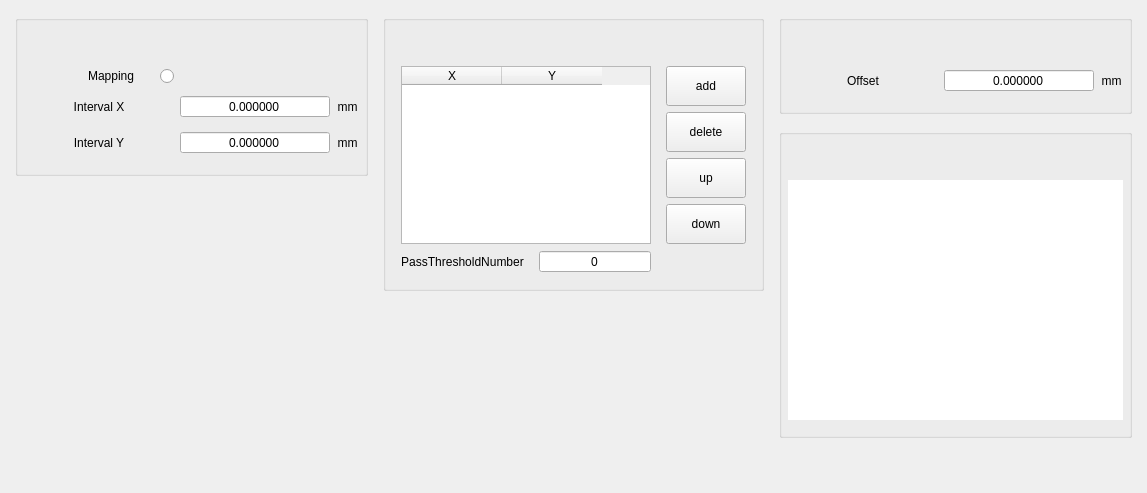
     <widget class="QWidget" name="FocAndLev">
      <attribute name="title">
       <string>FocAndLev</string>
      </attribute>
      <layout class="QHBoxLayout" name="horizontalLayout_7" stretch="1,1,1">
       <property name="spacing">
        <number>15</number>
       </property>
       <property name="leftMargin">
        <number>15</number>
       </property>
       <property name="topMargin">
        <number>15</number>
       </property>
       <property name="rightMargin">
        <number>15</number>
       </property>
       <property name="bottomMargin">
        <number>15</number>
       </property>
       <item>
        <layout class="QVBoxLayout" name="verticalLayout_22">
         <item>
          <widget class="GroupBox" name="gpb_mapping">
           <property name="title">
            <string/>
           </property>
           <layout class="QGridLayout" name="gridLayout_66">
            <property name="leftMargin">
             <number>6</number>
            </property>
            <property name="topMargin">
             <number>45</number>
            </property>
            <property name="rightMargin">
             <number>6</number>
            </property>
            <property name="bottomMargin">
             <number>15</number>
            </property>
            <item row="3" column="1">
             <widget class="QDoubleSpinBox" name="dbb_intervalY">
              <property name="minimumSize">
               <size>
                <width>150</width>
                <height>0</height>
               </size>
              </property>
              <property name="alignment">
               <set>Qt::AlignCenter</set>
              </property>
              <property name="buttonSymbols">
               <enum>QAbstractSpinBox::NoButtons</enum>
              </property>
              <property name="decimals">
               <number>6</number>
              </property>
              <property name="minimum">
               <double>-9999.000000000000000</double>
              </property>
              <property name="maximum">
               <double>9999.000000000000000</double>
              </property>
             </widget>
            </item>
            <item row="3" column="0">
             <widget class="QLabel" name="lbl_intervalX_2">
              <property name="minimumSize">
               <size>
                <width>150</width>
                <height>0</height>
               </size>
              </property>
              <property name="text">
               <string>Interval Y</string>
              </property>
              <property name="alignment">
               <set>Qt::AlignCenter</set>
              </property>
             </widget>
            </item>
            <item row="2" column="2">
             <widget class="QLabel" name="intervalX_mm">
              <property name="minimumSize">
               <size>
                <width>0</width>
                <height>30</height>
               </size>
              </property>
              <property name="text">
               <string>mm</string>
              </property>
              <property name="alignment">
               <set>Qt::AlignCenter</set>
              </property>
             </widget>
            </item>
            <item row="2" column="1">
             <widget class="QDoubleSpinBox" name="dbb_intervalX">
              <property name="minimumSize">
               <size>
                <width>150</width>
                <height>0</height>
               </size>
              </property>
              <property name="alignment">
               <set>Qt::AlignCenter</set>
              </property>
              <property name="buttonSymbols">
               <enum>QAbstractSpinBox::NoButtons</enum>
              </property>
              <property name="decimals">
               <number>6</number>
              </property>
              <property name="minimum">
               <double>-9999.000000000000000</double>
              </property>
              <property name="maximum">
               <double>9999.000000000000000</double>
              </property>
             </widget>
            </item>
            <item row="2" column="0">
             <widget class="QLabel" name="lbl_intervalX">
              <property name="minimumSize">
               <size>
                <width>150</width>
                <height>0</height>
               </size>
              </property>
              <property name="text">
               <string>Interval X</string>
              </property>
              <property name="alignment">
               <set>Qt::AlignCenter</set>
              </property>
             </widget>
            </item>
            <item row="3" column="2">
             <widget class="QLabel" name="intervalY_mm">
              <property name="minimumSize">
               <size>
                <width>0</width>
                <height>30</height>
               </size>
              </property>
              <property name="text">
               <string>mm</string>
              </property>
              <property name="alignment">
               <set>Qt::AlignCenter</set>
              </property>
             </widget>
            </item>
            <item row="1" column="0">
             <widget class="QRadioButton" name="rbt_mapping">
              <property name="layoutDirection">
               <enum>Qt::RightToLeft</enum>
              </property>
              <property name="autoFillBackground">
               <bool>false</bool>
              </property>
              <property name="text">
               <string>Mapping      </string>
              </property>
             </widget>
            </item>
           </layout>
          </widget>
         </item>
         <item>
          <spacer name="verticalSpacer_30">
           <property name="orientation">
            <enum>Qt::Vertical</enum>
           </property>
           <property name="sizeHint" stdset="0">
            <size>
             <width>20</width>
             <height>40</height>
            </size>
           </property>
          </spacer>
         </item>
        </layout>
       </item>
       <item>
        <layout class="QVBoxLayout" name="verticalLayout_23">
         <item>
          <widget class="GroupBox" name="fl_groupBox">
           <property name="sizePolicy">
            <sizepolicy hsizetype="Preferred" vsizetype="Preferred">
             <horstretch>0</horstretch>
             <verstretch>0</verstretch>
            </sizepolicy>
           </property>
           <property name="minimumSize">
            <size>
             <width>0</width>
             <height>0</height>
            </size>
           </property>
           <property name="title">
            <string/>
           </property>
           <layout class="QGridLayout" name="gridLayout_6">
            <property name="leftMargin">
             <number>15</number>
            </property>
            <property name="topMargin">
             <number>45</number>
            </property>
            <property name="rightMargin">
             <number>15</number>
            </property>
            <property name="bottomMargin">
             <number>15</number>
            </property>
            <property name="horizontalSpacing">
             <number>15</number>
            </property>
            <property name="verticalSpacing">
             <number>6</number>
            </property>
            <item row="5" column="0">
             <widget class="QLabel" name="lbl_flPassThresholdNum">
              <property name="minimumSize">
               <size>
                <width>0</width>
                <height>0</height>
               </size>
              </property>
              <property name="maximumSize">
               <size>
                <width>200</width>
                <height>16777215</height>
               </size>
              </property>
              <property name="layoutDirection">
               <enum>Qt::LeftToRight</enum>
              </property>
              <property name="text">
               <string>PassThresholdNumber</string>
              </property>
              <property name="alignment">
               <set>Qt::AlignCenter</set>
              </property>
             </widget>
            </item>
            <item row="0" column="3">
             <widget class="QPushButton" name="fl_add_pushButton">
              <property name="minimumSize">
               <size>
                <width>80</width>
                <height>40</height>
               </size>
              </property>
              <property name="text">
               <string>add</string>
              </property>
             </widget>
            </item>
            <item row="5" column="1">
             <widget class="QSpinBox" name="spb_flPassThresholdNum">
              <property name="sizePolicy">
               <sizepolicy hsizetype="Expanding" vsizetype="Fixed">
                <horstretch>0</horstretch>
                <verstretch>0</verstretch>
               </sizepolicy>
              </property>
              <property name="minimumSize">
               <size>
                <width>0</width>
                <height>0</height>
               </size>
              </property>
              <property name="alignment">
               <set>Qt::AlignCenter</set>
              </property>
              <property name="buttonSymbols">
               <enum>QAbstractSpinBox::NoButtons</enum>
              </property>
              <property name="stepType">
               <enum>QAbstractSpinBox::DefaultStepType</enum>
              </property>
             </widget>
            </item>
            <item row="1" column="3">
             <widget class="QPushButton" name="fl_delete_pushButton">
              <property name="minimumSize">
               <size>
                <width>0</width>
                <height>40</height>
               </size>
              </property>
              <property name="text">
               <string>delete</string>
              </property>
             </widget>
            </item>
            <item row="2" column="3">
             <widget class="QPushButton" name="fl_up_pushButton">
              <property name="minimumSize">
               <size>
                <width>0</width>
                <height>40</height>
               </size>
              </property>
              <property name="text">
               <string>up</string>
              </property>
             </widget>
            </item>
            <item row="3" column="3">
             <widget class="QPushButton" name="fl_down_pushButton">
              <property name="minimumSize">
               <size>
                <width>0</width>
                <height>40</height>
               </size>
              </property>
              <property name="text">
               <string>down</string>
              </property>
             </widget>
            </item>
            <item row="0" column="0" rowspan="4" colspan="2">
             <widget class="QTableWidget" name="fl_tableWidget">
              <property name="minimumSize">
               <size>
                <width>250</width>
                <height>0</height>
               </size>
              </property>
              <column>
               <property name="text">
                <string>X</string>
               </property>
              </column>
              <column>
               <property name="text">
                <string>Y</string>
               </property>
              </column>
             </widget>
            </item>
           </layout>
          </widget>
         </item>
         <item>
          <spacer name="verticalSpacer_32">
           <property name="orientation">
            <enum>Qt::Vertical</enum>
           </property>
           <property name="sizeHint" stdset="0">
            <size>
             <width>20</width>
             <height>40</height>
            </size>
           </property>
          </spacer>
         </item>
        </layout>
       </item>
       <item>
        <layout class="QVBoxLayout" name="verticalLayout_24">
         <item>
          <widget class="GroupBox" name="gpb_offset">
           <property name="title">
            <string/>
           </property>
           <layout class="QGridLayout" name="gridLayout_67">
            <property name="leftMargin">
             <number>6</number>
            </property>
            <property name="topMargin">
             <number>45</number>
            </property>
            <property name="rightMargin">
             <number>6</number>
            </property>
            <property name="bottomMargin">
             <number>15</number>
            </property>
            <item row="0" column="1">
             <widget class="QDoubleSpinBox" name="dbb_offset">
              <property name="minimumSize">
               <size>
                <width>150</width>
                <height>0</height>
               </size>
              </property>
              <property name="alignment">
               <set>Qt::AlignCenter</set>
              </property>
              <property name="buttonSymbols">
               <enum>QAbstractSpinBox::NoButtons</enum>
              </property>
              <property name="decimals">
               <number>6</number>
              </property>
              <property name="minimum">
               <double>-9999.000000000000000</double>
              </property>
              <property name="maximum">
               <double>9999.000000000000000</double>
              </property>
             </widget>
            </item>
            <item row="0" column="0">
             <widget class="QLabel" name="lbl_offset">
              <property name="minimumSize">
               <size>
                <width>150</width>
                <height>0</height>
               </size>
              </property>
              <property name="text">
               <string>Offset</string>
              </property>
              <property name="alignment">
               <set>Qt::AlignCenter</set>
              </property>
             </widget>
            </item>
            <item row="0" column="2">
             <widget class="QLabel" name="offset_mm">
              <property name="minimumSize">
               <size>
                <width>0</width>
                <height>30</height>
               </size>
              </property>
              <property name="text">
               <string>mm</string>
              </property>
              <property name="alignment">
               <set>Qt::AlignCenter</set>
              </property>
             </widget>
            </item>
           </layout>
          </widget>
         </item>
         <item>
          <widget class="GroupBox" name="gbx_illustrationLeveling">
           <property name="title">
            <string/>
           </property>
           <layout class="QGridLayout" name="gridLayout_68">
            <property name="leftMargin">
             <number>6</number>
            </property>
            <property name="topMargin">
             <number>45</number>
            </property>
            <property name="rightMargin">
             <number>6</number>
            </property>
            <property name="bottomMargin">
             <number>15</number>
            </property>
            <item row="0" column="0">
             <widget class="LevelingView" name="wgt_illustrationLeveling" native="true">
              <property name="minimumSize">
               <size>
                <width>0</width>
                <height>240</height>
               </size>
              </property>
              <property name="styleSheet">
               <string notr="true">background-color: rgb(255, 255, 255);</string>
              </property>
             </widget>
            </item>
           </layout>
          </widget>
         </item>
         <item>
          <spacer name="verticalSpacer_2">
           <property name="orientation">
            <enum>Qt::Vertical</enum>
           </property>
           <property name="sizeHint" stdset="0">
            <size>
             <width>20</width>
             <height>40</height>
            </size>
           </property>
          </spacer>
         </item>
        </layout>
       </item>
      </layout>
     </widget>
